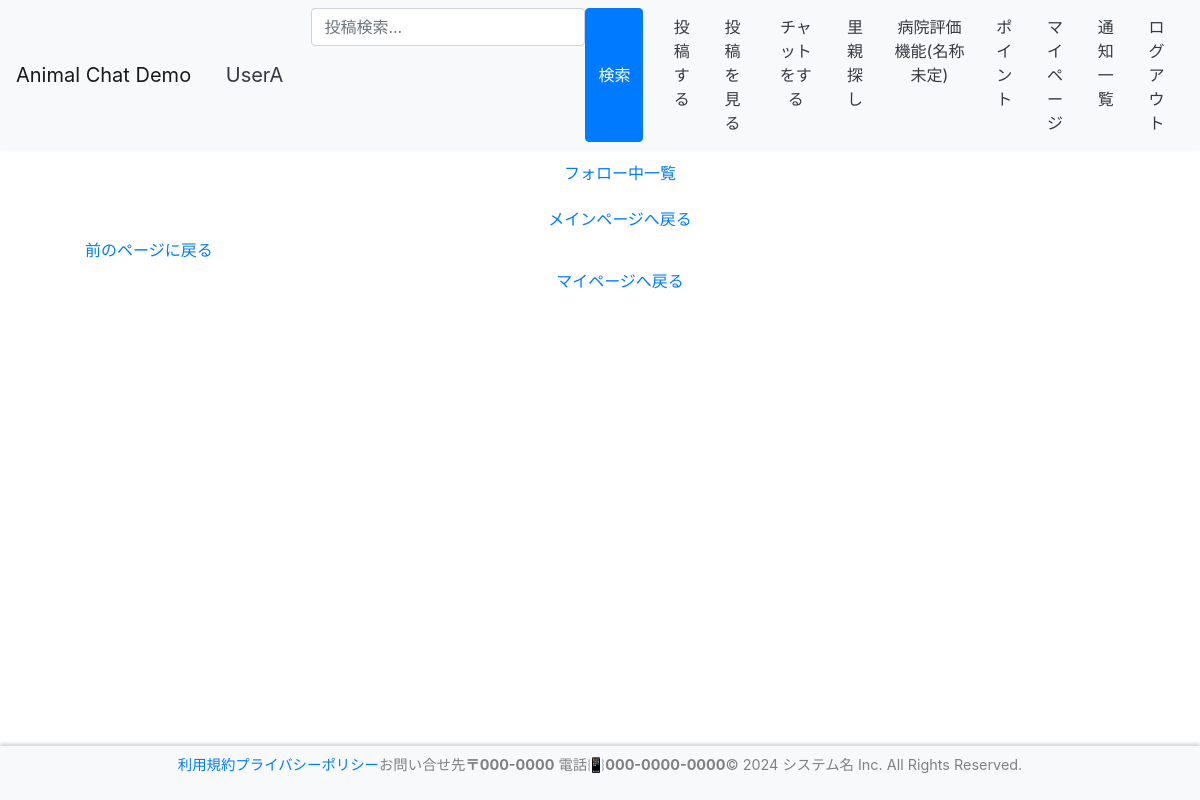
The app's page /contents/mypage/follower/ (signed in), older data.
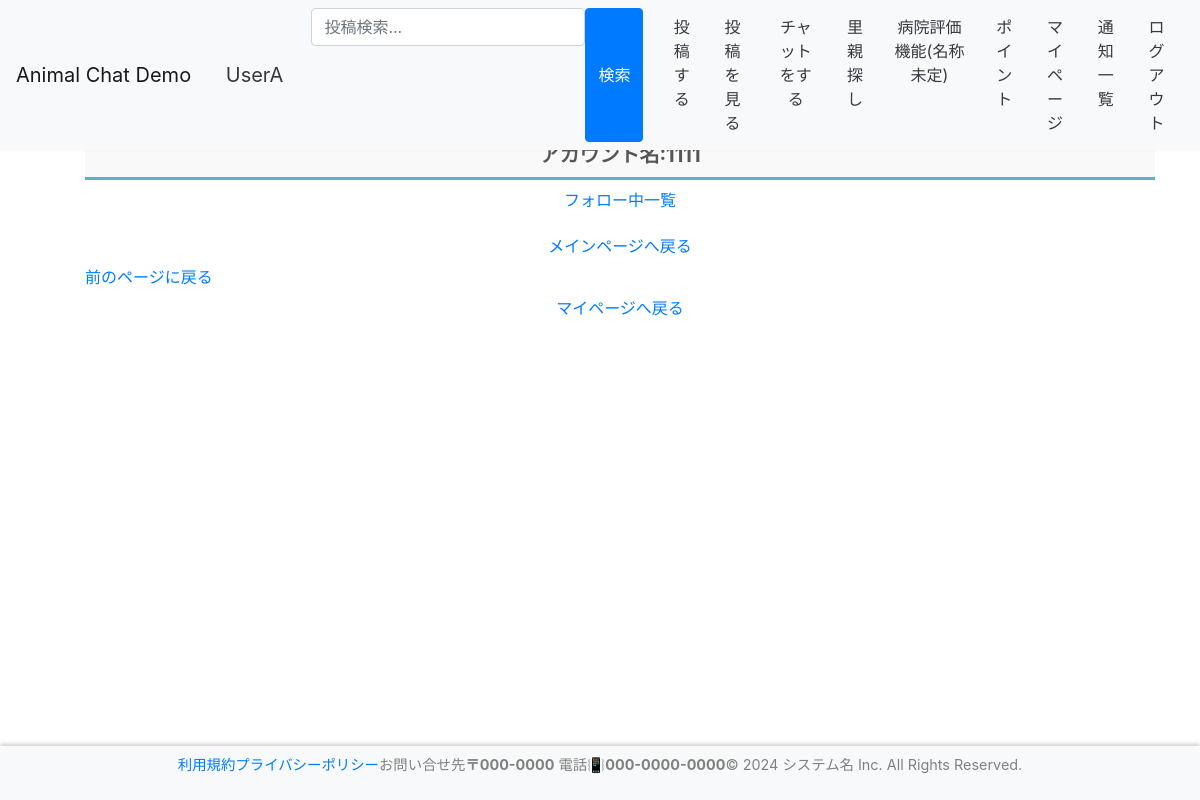
The same page, newer data.
### contents/models.py (models this page shows)
class FollowList(models.Model):
    id = models.AutoField(primary_key=True)
    follow = models.IntegerField(
        gettext_lazy("アカウントID"),
        null=False,
    )
    follow_name = models.CharField(
        gettext_lazy("アカウント名"),
        null=False,
        max_length=128,
        default='',
        blank=True,
    )
    follow_er = models.IntegerField(
        gettext_lazy("アカウントID"),
        null=False,
    )
    follow_er_name = models.CharField(
        gettext_lazy("アカウント名"),
        null=False,
        max_length=128,
        default='',
        blank=True,
    )

### contents/views.py (the view)
# urls.py: path('mypage/follower/',views.Follow_erView.as_view(), name='follow_er'),
class Follow_erView(ListView):
    template_name = "contents/test_er.html"
    model = FollowList
    paginate_by = 10
    context_object_name = "erlist"
    def get_queryset(self):
        user = self.request.user
        queryset = FollowList.objects.filter(follow_er=user.id)#.values_list("follow_er_name").order_by("follow_er_name").distinct()
        return queryset

### accounts/models.py (called while the page is built)
    def __str__(self):
        return self.__unicode__()

    def __unicode__(self):
        return self.screen_name or self.email

### templates/contents/test_er.html (shortened to what this page needs)
{% extends "base.html" %}
{% load static %}
{% block content %}
<ul>
    <h3 style="text-align:center;">フォロワー一覧</h3>
    <br>
    {% for data in erlist %}
    <label class="tab_item2" for="programming">アカウント名:{{ data.follow_name }}</label>
    <br>
    {% endfor %}
    <br>
    <a href="{% url 'contents:follow' %}" class="btn btn-link btn-block" target="_self">フォロー中一覧</a>
    <a href="{% url 'accounts:index' %}" class="btn btn-link btn-block" target="_self">メインページへ戻る</a>
    <a href="javascript:history.back()" class="return-btn">前のページに戻る</a>
    <a href="{% url 'accounts:mypage' %}" class="btn btn-link btn-block" target="_self">マイページへ戻る</a>
</ul>
{% endblock %}

Row changes from the older to the newer data that the page shows:
added FollowList: follow_name "1111"
